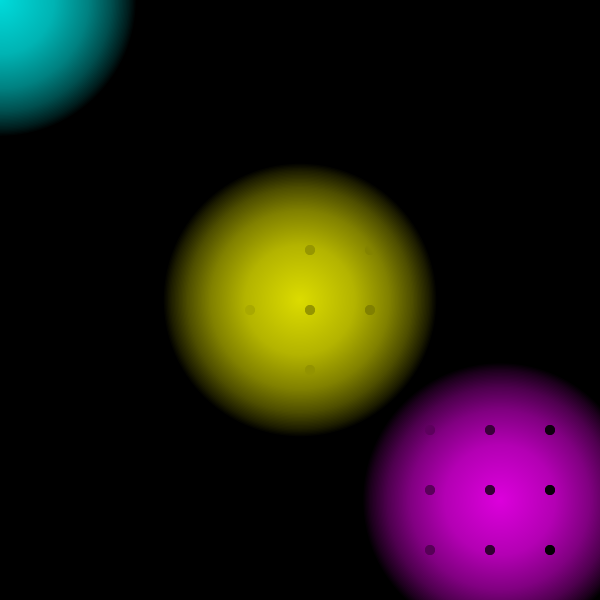
Frame 1 (no input)
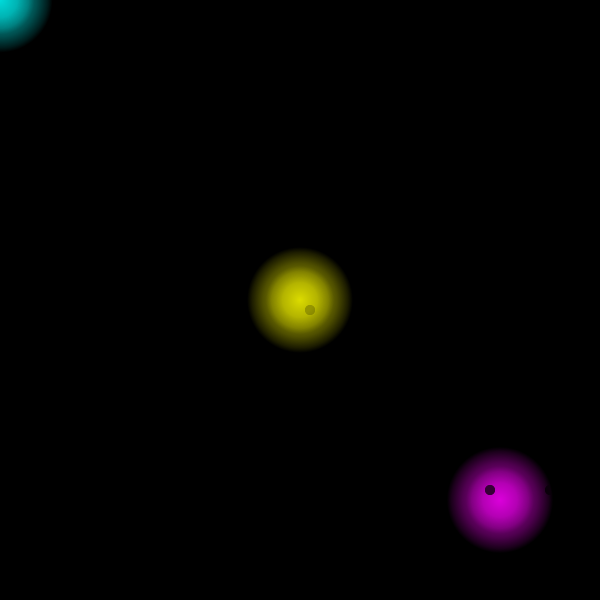
Frame 60 (the mouse pressed at the canvas centre just before this capture)
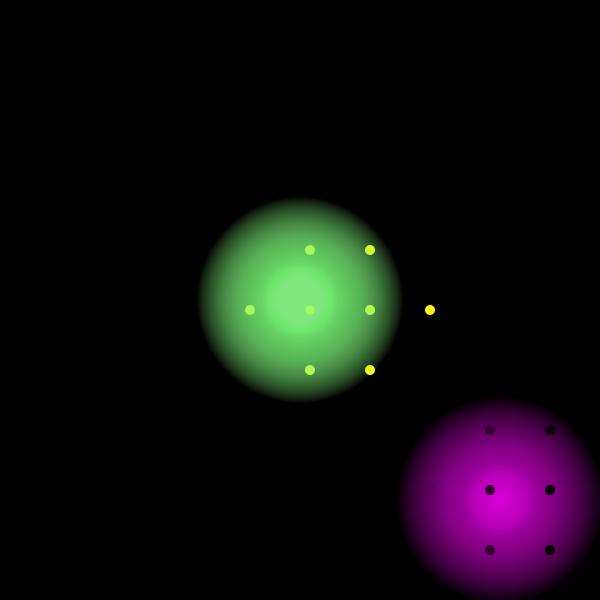
Frame 120 (the mouse held since frame 60 and released just before this capture)

The Processing sketch that drew these frames (run headless with seeded random() and noise(); from frame 60 on, the mouse is pressed at the canvas centre):

// Processing sketch: processing_68586
// ── processing_68586.pde

float radius = 0.5;
int X, Y;
int nX, nY;
//int delay = 20;

void setup() {
  size(600, 600);
  background(255);
  smooth();
  delay(250);
  frameRate( 10 ); 
  X = width / 2;
  Y = width / 2;
  nX = X;
  nY = Y;

  //xpos= 10; //vertical location of each bubble
  //ypos= 10; //horisintal location of each bubble
}

void draw() {
  background (0); //canvas background color
  noStroke(); //no strokes for the bubbles
  int space = 60; // distance between each bubble 
  int radiusB = 10; //radius of the bubbles
  smooth();

  //the loop for the bubbles on the canvas
  for (int xpos = 10; xpos <= 600; xpos += space) {
    for (int ypos = 10; ypos <= 600; ypos += space) {
      fill(0); //using no fill the the many bubbles in the loop
      ellipse(xpos, ypos, radiusB, radiusB);
      //Now the pulsing mouse - we are taing that out of the forloop. 
      //Experiment - for ( int radius = 30; radius <=60; radius +=sin( frameCount / 4)) { 

      //we neeed the distance between the balls and the middle of the cirkle - the mouseX and mouseY.     
      if ( dist(xpos, ypos, mouseX, mouseY) <= radius) { //putting this in an if statment
        fill(255, 255, 0);  //so when the distance between mouse and the cirkle are smaller than radius then put red fill in.
        ellipse(xpos, ypos, radiusB, radiusB);
      }//if(dist(xpos,ypos,mouseX,mouseY) >= radius);  {
      else {
        fill(0);  //when not - put black fill in, same as the background.
        ellipse(xpos, ypos, radiusB, radiusB);
      }
      //1st ball
      radius = radius + sin( frameCount/0.5); //Using sin and framecount to make the radius smaller and bigger - remember the curve.

      //X+=(nX-(X)); 
      //Y+=(nY-(Y));

      fill(0, 255, 255, 5);
      //stroke(0,255,0,5); 
      ellipse( mouseX, mouseY, radius, radius ); //drawing pulsing cirkle - with stroke and blue fill
     //2nd ball
      radius = radius + sin( frameCount/0.5); //Using sin and framecount to make the radius smaller and bigger - remember the curve.

      //X+=(nX-(X)); 
      //Y+=(nY-(Y));

      fill(255, 255, 0, 5);
      //stroke(0,255,0,5); 
      ellipse(300, 300, radius, radius ); //drawing pulsing cirkle - with stroke and blue fill
    // 3rd ball   
    radius = radius + sin( frameCount/0.5); //Using sin and framecount to make the radius smaller and bigger - remember the curve.

      //X+=(nX-(X)); 
      //Y+=(nY-(Y));

      fill(255, 0, 255, 5);
      //stroke(0,255,0,5); 
      ellipse(500, 500, radius, radius ); //drawing pulsing cirkle - with stroke and blue fill
    }
  }
  }


void mouseMoved() {
  nX = mouseX;
  nY = mouseY;
}
